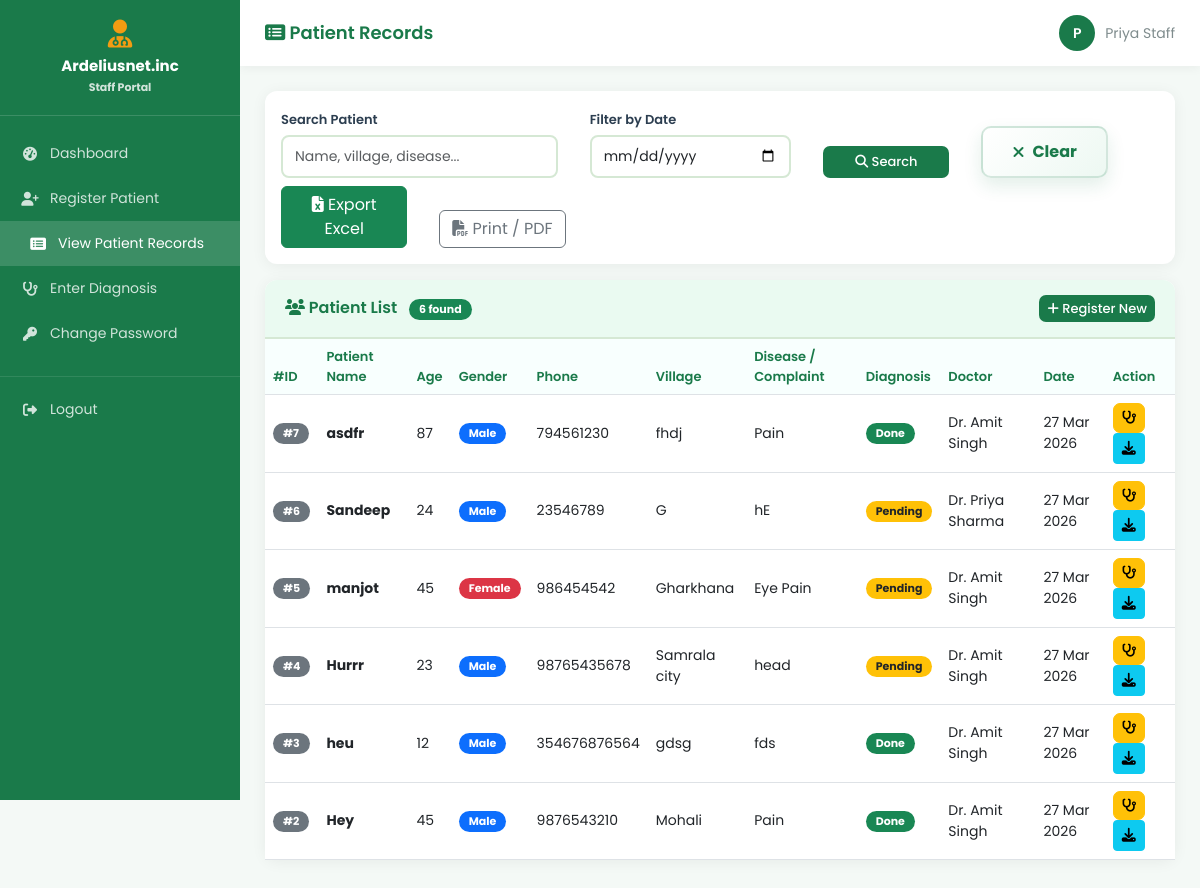
Screenshot of /user/view_patients.php (signed in) with the database file from the repository.
### tables this page shows
CREATE TABLE `patients` (
  `id` int(11) NOT NULL,
  `name` varchar(100) NOT NULL,
  `age` int(11) NOT NULL,
  `gender` enum('Male','Female','Other') NOT NULL,
  `phone` varchar(15) DEFAULT NULL,
  `village` varchar(100) DEFAULT NULL,
  `disease` varchar(200) DEFAULT NULL,
  `doctor_id` int(11) DEFAULT NULL,
  `visit_date` date NOT NULL,
  `created_at` timestamp NOT NULL DEFAULT current_timestamp(),
  `diagnosis` text DEFAULT NULL,
  `prescription` text DEFAULT NULL,
  `notes` text DEFAULT NULL
);

CREATE TABLE `doctors` (
  `id` int(11) NOT NULL,
  `name` varchar(100) NOT NULL,
  `specialization` varchar(100) DEFAULT NULL,
  `phone` varchar(15) DEFAULT NULL,
  `created_at` timestamp NOT NULL DEFAULT current_timestamp()
);

### user/view_patients.php (the view, shortened to what this page needs)
<?php
include(__DIR__ . '/../includes/db.php');
$search = isset($_GET['search']) ? trim($_GET['search']) : '';
$filter_date = isset($_GET['filter_date']) ? $_GET['filter_date'] : '';
$where = "WHERE 1=1";
$patients = mysqli_query($conn,
    "SELECT p.*, d.name as doctor_name FROM patients p
     LEFT JOIN doctors d ON p.doctor_id = d.id
     $where
     ORDER BY p.visit_date DESC, p.created_at DESC");
$total = mysqli_num_rows($patients);
?>
<!DOCTYPE html>
<html lang="en">
<head>
    <link href="https://cdn.jsdelivr.net/npm/bootstrap@5.3.0/dist/css/bootstrap.min.css" rel="stylesheet">
    <link href="https://cdnjs.cloudflare.com/ajax/libs/font-awesome/6.4.0/css/all.min.css" rel="stylesheet">
    <link href="../css/style.css" rel="stylesheet">
</head>
<body>
<?php include('sidebar_user.php'); ?>
<div class="main-content">
    <div class="topbar">
        <h4><i class="fas fa-list-alt"></i> Patient Records</h4>
        <div class="user-info">
            <div class="user-avatar"><?= strtoupper(substr($_SESSION['user_name'], 0, 1)) ?></div>
            <span><?= $_SESSION['user_name'] ?></span>
        </div>
    </div>
    <div class="page-content">
        <div class="card mb-3">
            <div class="card-body py-3">
                <form method="GET" action="" class="row align-items-end gap-2">
                    <div class="col-md-4">
                        <label class="form-label">Search Patient</label>
                        <input type="text" name="search" class="form-control"
                               placeholder="Name, village, disease..."
                               value="<?= htmlspecialchars($search) ?>">
                    </div>
                    <div class="col-md-3">
                        <label class="form-label">Filter by Date</label>
                        <input type="date" name="filter_date" class="form-control"
                               value="<?= $filter_date ?>">
                    </div>
                    <div class="col-md-2">
                        <button type="submit" class="btn btn-primary w-100">
                            <i class="fas fa-search"></i> Search
                        </button>
                    </div>
                    <div class="col-md-2">
                        <a href="view_patients.php" class="btn btn-secondary w-100">
                            <i class="fas fa-times"></i> Clear
                        </a>
                    </div>
                    <div class="col-md-2">
                        <a href="view_patients.php?search=<?= urlencode($search) ?>&filter_date=<?= urlencode($filter_date) ?>&export=csv" class="btn btn-success w-100">
                            <i class="fas fa-file-excel"></i> Export Excel
                        </a>
                    </div>
                    <div class="col-md-2">
                        <button type="button" class="btn btn-outline-secondary w-100" onclick="window.print()">
                            <i class="fas fa-file-pdf"></i> Print / PDF
                        </button>
                    </div>
                </form>
            </div>
        </div>
        <div class="card">
            <div class="card-header">
                <span>
                    <i class="fas fa-users"></i> Patient List
                    <span class="badge bg-success ms-2"><?= $total ?> found</span>
                </span>
                <a href="register_patient.php" class="btn btn-primary btn-sm">
                    <i class="fas fa-plus"></i> Register New
                </a>
            </div>
            <div class="card-body p-0">
                <div class="table-responsive">
                    <table class="table table-hover mb-0">
                        <thead>
                            <tr>
                                <th>#ID</th>
                                <th>Patient Name</th>
                                <th>Age</th>
                                <th>Gender</th>
                                <th>Phone</th>
                                <th>Village</th>
                                <th>Disease / Complaint</th>
                                <th>Diagnosis</th>
                                <th>Doctor</th>
                                <th>Date</th>
                                <th>Action</th>
                            </tr>
                        </thead>
                        <tbody>
                            <?php if ($total > 0):
                                while ($p = mysqli_fetch_assoc($patients)): ?>
                            <tr>
                                <td><span class="badge bg-secondary">#<?= $p['id'] ?></span></td>
                                <td><strong><?= htmlspecialchars($p['name']) ?></strong></td>
                                <td><?= $p['age'] ?></td>
                                <td>
                                    <span class="badge <?= $p['gender']=='Male'?'bg-primary':($p['gender']=='Female'?'bg-danger':'bg-secondary') ?>">
                                        <?= $p['gender'] ?>
                                    </span>
                                </td>
                                <td><?= $p['phone'] ?: '-' ?></td>
                                <td><?= htmlspecialchars($p['village']) ?: '-' ?></td>
                                <td><?= htmlspecialchars($p['disease']) ?: '-' ?></td>
                                <td>
                                    <?php if (!empty($p['diagnosis'])): ?>
                                        <span class="badge bg-success">Done</span>
                                    <?php else: ?>
                                        <span class="badge bg-warning text-dark">Pending</span>
                                    <?php endif; ?>
                                </td>
                                <td><?= $p['doctor_name'] ? htmlspecialchars($p['doctor_name']) : '<span class="text-muted">Not Assigned</span>' ?></td>
                                <td><?= date('d M Y', strtotime($p['visit_date'])) ?></td>
                                <td>
                                    <a href="enter_diagnosis.php?patient_id=<?= $p['id'] ?>"
                                       class="btn btn-warning btn-sm me-1" title="Enter Diagnosis">
                                        <i class="fas fa-stethoscope"></i>
                                    </a>
                                    <a href="../patient_report.php?id=<?= $p['id'] ?>"
                                       class="btn btn-info btn-sm" title="Download Patient Report">
                                        <i class="fas fa-download"></i>
                                    </a>
                                </td>
                            </tr>
                            <?php endwhile; endif; ?>
                        </tbody>
                    </table>
                </div>
            </div>
        </div>
    </div>
</div>
</body>
</html>

### css/style.css (style rules this page uses)
:root { --primary: #1a7a4a; --secondary: #27ae60; --accent: #f39c12; --light-green: #eafaf1; --white: #ffffff; --text-dark: #2c3e50; --text-gray: #7f8c8d; --border: #d5e8d4; --danger: #e74c3c; --sidebar-width: 240px; }
* { margin: 0; padding: 0; box-sizing: border-box; }
body { font-family: 'Poppins', sans-serif; background-color: #f4f9f6; color: var(--text-dark); }
.btn-secondary { display: inline-flex; align-items: center; justify-content: center; width: 100%; padding: 12px; border: 2px solid rgba(26, 122, 74, 0.18); border-radius: 10px; background: linear-gradient(135deg, #ffffff, #edf8f2); color: var(--primary); font-weight: 700; text-decoration: none; box-shadow: 0 8px 18px rgba(26, 122, 74, 0.12); transition: all 0.25s ease; }
.btn-secondary i { margin-right: 8px; }
.main-content { margin-left: var(--sidebar-width); padding: 0; }
.topbar { background: white; padding: 15px 25px; display: flex; justify-content: space-between; align-items: center; box-shadow: 0 2px 10px rgba(0,0,0,0.05); position: sticky; top: 0; z-index: 99; }
.topbar h4 { color: var(--primary); font-weight: 600; margin: 0; font-size: 18px; }
.topbar .user-info { display: flex; align-items: center; gap: 10px; color: var(--text-gray); font-size: 14px; }
.topbar .user-avatar { width: 36px; height: 36px; background: var(--primary); border-radius: 50%; display: flex; align-items: center; justify-content: center; color: white; font-weight: 600; font-size: 14px; }
.page-content { padding: 25px; }
.card { background: white; border-radius: 12px; box-shadow: 0 2px 15px rgba(0,0,0,0.06); border: none; margin-bottom: 25px; }
.card-header { background: var(--light-green); border-bottom: 2px solid var(--border); border-radius: 12px 12px 0 0 !important; padding: 15px 20px; font-weight: 600; color: var(--primary); display: flex; justify-content: space-between; align-items: center; }
.table th { background: #f8fffe; color: var(--primary); font-weight: 600; font-size: 13px; border-top: none; }
.table td { font-size: 14px; vertical-align: middle; }
.btn-primary { background: var(--primary) !important; border: none !important; border-radius: 7px; font-size: 13px; font-weight: 500; }
.btn-warning { border-radius: 7px; font-size: 13px; }
.form-label { font-size: 13px; font-weight: 600; color: var(--text-dark); margin-bottom: 5px; }
.form-control, .form-select { border: 2px solid var(--border); border-radius: 8px; font-size: 14px; padding: 9px 12px; }
.badge { font-size: 11px; padding: 5px 10px; border-radius: 20px; }

### rows the page displays
patients: id "7", name "asdfr", age "87", gender "Male", phone "794561230", village "fhdj", disease "Pain", diagnosis "Done", doctor.name "Dr. Amit Singh", visit_date "27 Mar 2026"
patients: id "6", name "Sandeep", age "24", gender "Male", phone "23546789", village "G", disease "hE", shows "Pending", doctor.name "Dr. Priya Sharma", visit_date "27 Mar 2026"
patients: id "5", name "manjot", age "45", gender "Female", phone "986454542", village "Gharkhana", disease "Eye Pain", shows "Pending", doctor.name "Dr. Amit Singh", visit_date "27 Mar 2026"
patients: id "4", name "Hurrr", age "23", gender "Male", phone "98765435678", village "Samrala city", disease "head", shows "Pending", doctor.name "Dr. Amit Singh", visit_date "27 Mar 2026"
patients: id "3", name "heu", age "12", gender "Male", phone "354676876564", village "gdsg", disease "fds", diagnosis "Done", doctor.name "Dr. Amit Singh", visit_date "27 Mar 2026"
patients: id "2", name "Hey", age "45", gender "Male", phone "9876543210", village "Mohali", disease "Pain", diagnosis "Done", doctor.name "Dr. Amit Singh", visit_date "27 Mar 2026"

### other values shown
$_SESSION['user_role'] "Staff"
substr($_SESSION['user_name'], 0, 1) "P"
$_SESSION['user_name'] "Priya Staff"
$total "6"
